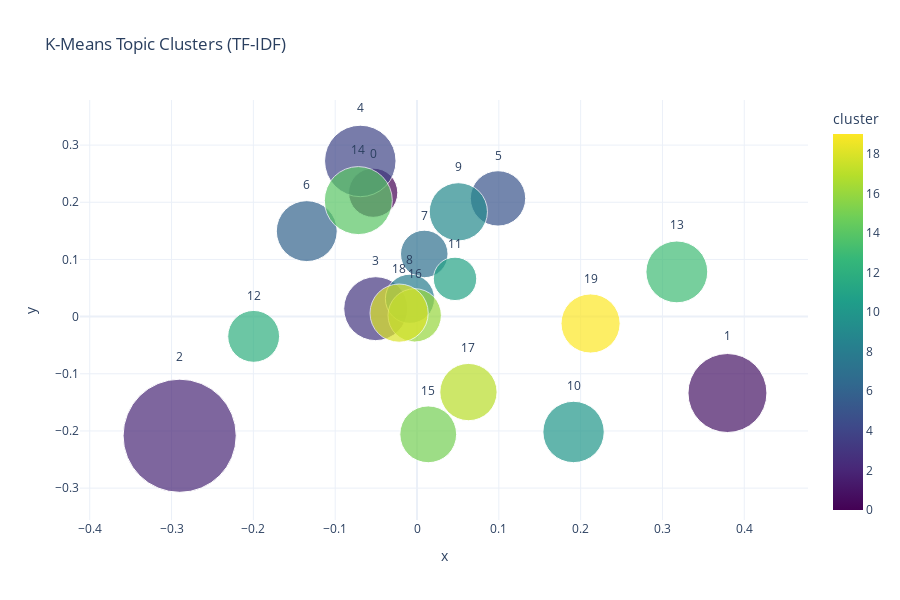

Notebook source saved alongside this figure:
### Code cell
import plotly.express as px
import numpy as np

# Get cluster centers for bubbles
cluster_centers = df_plot.groupby('cluster')[['x','y']].mean().reset_index()
cluster_sizes = df_plot['cluster'].value_counts().sort_index().reset_index(drop=True)
cluster_centers['size'] = cluster_sizes
cluster_centers['keywords'] = cluster_centers['cluster'].apply(lambda x: ', '.join(top_features.get(x, [])))

fig = px.scatter(
    cluster_centers,
    x='x', y='y',
    size='size',
    color='cluster',
    hover_data={'keywords': True, 'size': True},
    text='cluster',
    title='K-Means Topic Clusters (TF-IDF)',
    size_max=80,
    color_continuous_scale='Viridis'
)
fig.update_traces(textposition='top center')
fig.update_layout(template='plotly_white', width=900, height=600)
fig.show()

### Figure 1 — Plotly figure (JSON) as saved in the notebook; plotly's stock layout.template omitted (floating-point values rounded to 4 significant figures)
{"data": [{"customdata": [["women, organization, sexual, exploitation, individual, sexual exploitation, case, brothel, prostitution, involves", 45], ["individual, individual individual, work, prostitution, forced, police, woman, later, 000, arranged", 116], ["family, controlled, minor, escape, money, documents, travel, exploited, earnings, arrival", 238], ["defendant, victim, individual, female, victims, sexual, trafficking, prostitution, exploitation, women", 76], ["victims, women, prostitution, forced, work, false, promises, false promises, forced prostitution, organization", 95], ["individual, women, operated, victims, individual operated, operation, scheme, prostitution, trafficking, human", 57], ["organization, trafficking, victims, individual, criminal, operation, prostitution, women, operated, minors", 69], ["italy, individual, victims, prostitution, forced, women, forced prostitution, criminal, transported, exploitation", 42], ["services, sexual services, sexual, individual, victims, organization, work, forced, exploitation, clients", 45], ["victims, individual, violence, control, threats, forced, prostitution, earnings, used, physical", 63], ["individual, year old, old, year, girl, organization, prostitution, family, police, work", 70], ["000, individual, women, work, victims, pay, debt, forced, recruited, individual individual", 35], ["workers, conditions, organization, individual, work, case, working, subjected, paid, recruited", 50], ["individual, individual individual, victims, women, sexual, exploitation, sexual exploitation, trafficking, prostitution, forced", 71], ["defendants, victims, individual, women, work, prostitution, trafficking, recruited, human, forced", 86], ["victim, year, year old, old, individual, girl, prostitution, forced, abuse, work", 60], ["girls, individual, organization, victims, prostitution, sexual, minor, forced, police, operation", 53], ["victim, individual, female, sexual, exploitation, forced, sexual exploitation, work, prostitution, exploited", 61], ["work, individual, forced work, conditions, forced, confiscated, organization, arrival, victims, victim", 63], ["individual, prostitution, forced, woman, forced prostitution, victim, false, escape, trafficked, individual individual", 65]], "hovertemplate": "x=%{x}<br>y=%{y}<br>size=%{customdata[1]}<br>cluster=%{marker.color}<br>keywords=%{customdata[0]}<extra></extra>", "legendgroup": "", "marker": {"color": [0, 1, 2, 3, 4, 5, 6, 7, 8, 9, 10, 11, 12, 13, 14, 15, 16, 17, 18, 19], "coloraxis": "coloraxis", "size": [45, 116, 238, 76, 95, 57, 69, 42, 45, 63, 70, 35, 50, 71, 86, 60, 53, 61, 63, 65], "sizemode": "area", "sizeref": 0.03719, "symbol": "circle"}, "mode": "markers+text", "name": "", "orientation": "v", "showlegend": false, "text": [0.0, 1.0, 2.0, 3.0, 4.0, 5.0, 6.0, 7.0, 8.0, 9.0, 10.0, 11.0, 12.0, 13.0, 14.0, 15.0, 16.0, 17.0, 18.0, 19.0], "x": [-0.05355, 0.3794, -0.2901, -0.05048, -0.0693, 0.09903, -0.1347, 0.008883, -0.008601, 0.05054, 0.1914, 0.04648, -0.1997, 0.3176, -0.07171, 0.01372, -0.002801, 0.0629, -0.02187, 0.2121], "xaxis": "x", "y": [0.2167, -0.1337, -0.2084, 0.01391, 0.2723, 0.2068, 0.1495, 0.1096, 0.0312, 0.1833, -0.2018, 0.06601, -0.03455, 0.07821, 0.2029, -0.2059, 0.002181, -0.132, 0.006107, -0.01205], "yaxis": "y", "type": "scatter", "textposition": "top center"}], "layout": {"xaxis": {"anchor": "y", "domain": [0.0, 1.0], "title": {"text": "x"}}, "yaxis": {"anchor": "x", "domain": [0.0, 1.0], "title": {"text": "y"}}, "coloraxis": {"colorbar": {"title": {"text": "cluster"}}, "colorscale": [[0.0, "#440154"], [0.1111, "#482878"], [0.2222, "#3e4989"], [0.3333, "#31688e"], [0.4444, "#26828e"], [0.5556, "#1f9e89"], [0.6667, "#35b779"], [0.7778, "#6ece58"], [0.8889, "#b5de2b"], [1.0, "#fde725"]]}, "legend": {"tracegroupgap": 0, "itemsizing": "constant"}, "title": {"text": "K-Means Topic Clusters (TF-IDF)"}, "width": 900, "height": 600}}
